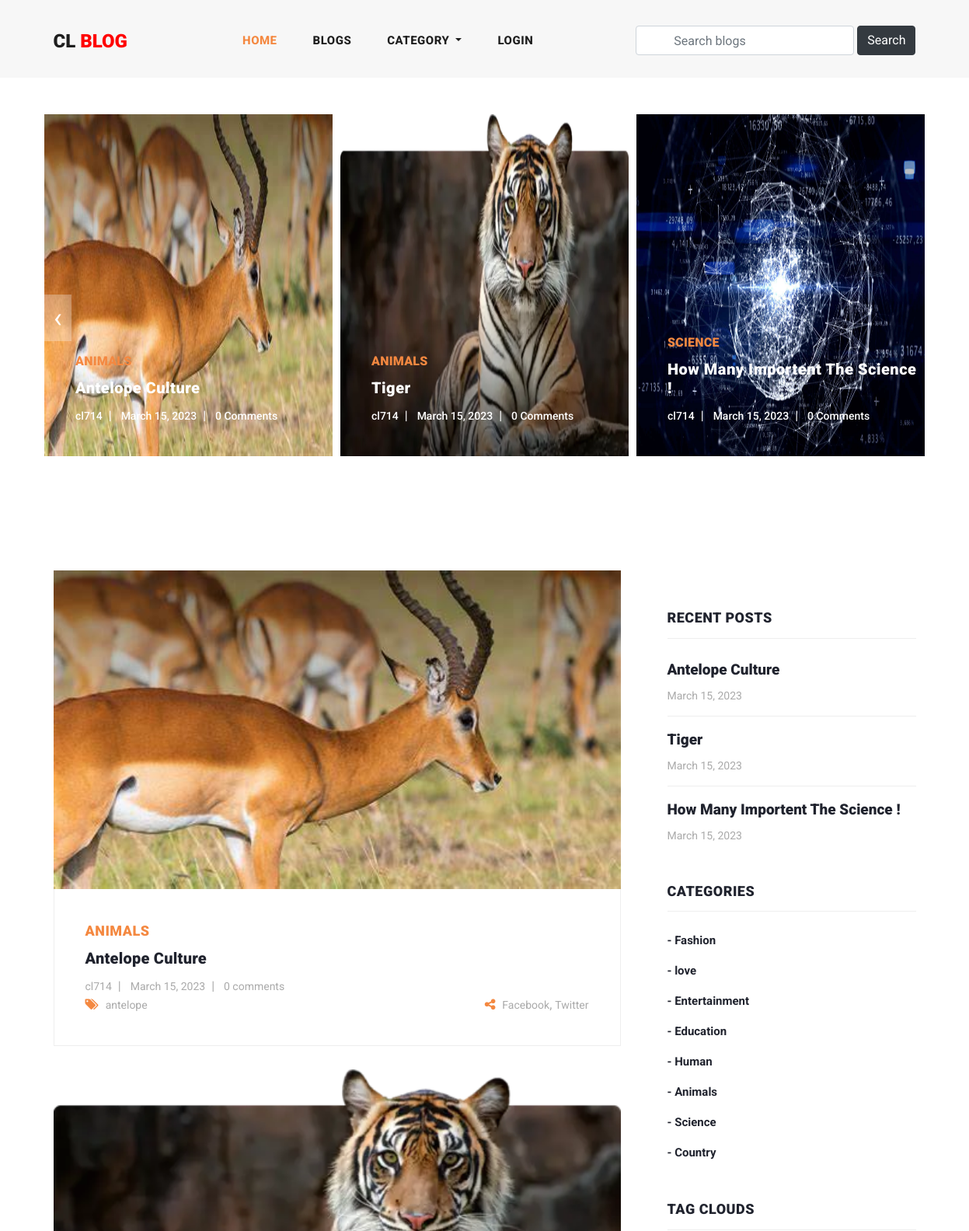
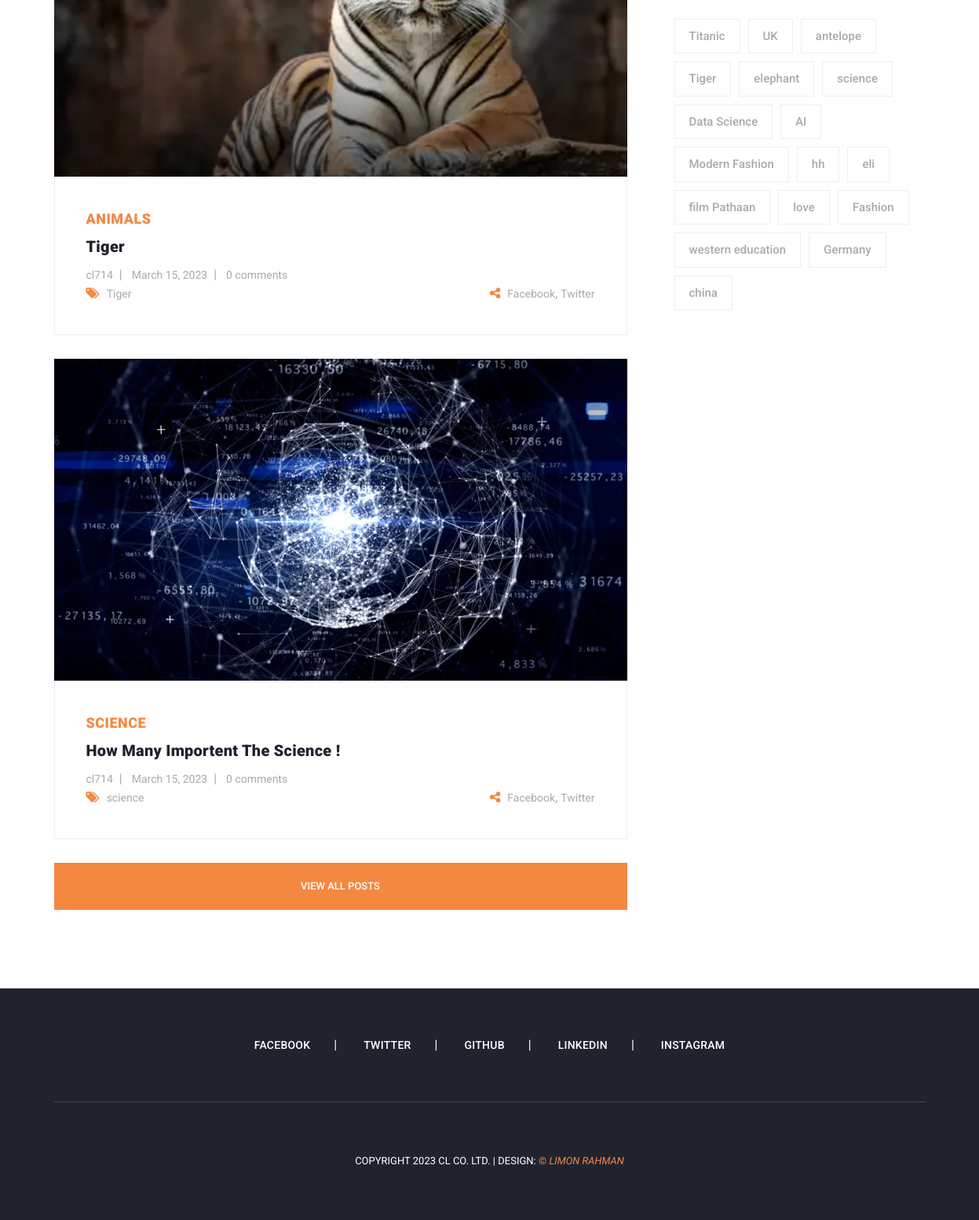
The page / on the database its author committed (2 pictures, top to bottom).
### blog/models.py (models this page shows, shortened)
class Blog(models.Model):
    user = models.ForeignKey(
        User,
        related_name='user_blogs',
        on_delete=models.CASCADE
    )
    category = models.ForeignKey(
        Category,
        related_name='category_blogs',
        on_delete=models.CASCADE
    )
    tags = models.ManyToManyField(
        Tag,
        related_name='tag_blogs',
        blank=True
    )
    likes = models.ManyToManyField(
        User,
        related_name='user_likes',
        blank=True
    )
    title = models.CharField(
        max_length=250
    )
    slug = models.SlugField(null=True, blank=True)
    banner = models.ImageField(upload_to='blog_banners')
    description = RichTextField()
    created_date = models.DateField(auto_now_add=True)

class Category(models.Model):
    title = models.CharField(max_length=150, unique=True)
    slug = models.SlugField(null=True, blank=True)
    created_date = models.DateField(auto_now_add=True)
    def __str__(self) -> str:
        return self.title

class Tag(models.Model):
    title = models.CharField(max_length=150)
    slug = models.SlugField(null=True, blank=True)
    created_date = models.DateField(auto_now_add=True)

### user_profile/models.py (models this page shows, shortened)
class User(AbstractUser):
    email = models.EmailField(
        max_length=150,
        unique=True,
        error_messages={
            "unique": "The email must be unique"
        }
    )
    profile_image = models.ImageField(
        null=True,
        blank=True,
        upload_to="profile_images",
        default='images/default/user.png'
    )
    followers = models.ManyToManyField("Follow")
    REQUIRED_FIELDS = ["email"]
    objects = CustomUserManager()

### blog/views.py (the view)
# urls.py: path('', home, name='home'),
def home(request):
    blogs = Blog.objects.order_by('-created_date')
    tags = Tag.objects.order_by('-created_date')
    context = {
        "blogs": blogs,
        "tags": tags
    }
    return render(request, 'home.html', context)

### blog/context_processors.py (called while the page is built)
def get_all_categories(request):
    categories = Category.objects.all()
    context = {
        "categories": categories
    }
    return context

### user_profile/context_processors.py (called while the page is built, shortened)
def user_notifications(request):
    context = {}
    return context

### templates/home.html (shortened to what this page needs)
{% extends 'base.html' %}
{% load static %}
{% block content %}
{% include 'banner.html' %}
<section class="blog-posts">
    <div class="container">
      <div class="row">
        <div class="col-lg-8">
          <div class="all-blog-posts">
            <div class="row">
              {% for blog in blogs|slice:"3" %}
              <div class="col-lg-12">
                <div class="blog-post">
                  <div class="blog-thumb">
                    <img src="{{blog.banner.url}}" alt="">
                  </div>
                  <div class="down-content">
                    <span>{{blog.category}}</span>
                    <a href="{% url 'blog_details' blog.slug %}"><h4>{{blog.title}}</h4></a>
                    <ul class="post-info">
                      <li><a href="{% url 'view_user_information' blog.user.username %}">{{blog.user.username}}</a></li>
                      <li><a href="#">{{blog.created_date}}</a></li>
                      <li><a href="#">{{blog.blog_comments.all.count}} comments</a></li>
                    </ul>
                    <div class="post-options">
                      <div class="row">
                        <div class="col-6">
                          <ul class="post-tags">
                            <li><i class="fa fa-tags"></i></li>
                            {% if blog.tags.all.count > 0 %}
                            {% for tag in blog.tags.all %}
                            <li><a href="#">{{tag.title}}</a></li>
                            {% endfor %}
                            {% else %}
                            None
                            {% endif %}
                          </ul>
                        </div>
                        <div class="col-6">
                          <ul class="post-share">
                            <li><i class="fa fa-share-alt"></i></li>
                            <li><a href="#">Facebook</a>,</li>
                            <li><a href="#"> Twitter</a></li>
                          </ul>
                        </div>
                      </div>
                    </div>
                  </div>
                </div>
              </div>
              {% endfor %}
              <div class="col-lg-12">
                <div class="main-button">
                  <a href="{% url 'blogs' %}">View All Posts</a>
                </div>
              </div>
            </div>
          </div>
        </div>
        {% include 'sidebar.html' %}
      </div>
    </div>
  </section>
{% endblock content %}

### templates/base.html (shortened to what this page needs)
<!DOCTYPE html>
<html lang="en">
  <head>
      {% load static %}
    <link href="{% static 'vendor/bootstrap/css/bootstrap.min.css' %}" rel="stylesheet">
    <link rel="stylesheet" href="{% static 'css/fontawesome.css' %}">
    <link rel="stylesheet" href="{% static 'css/templatemo-stand-blog.css' %}">
    <link rel="stylesheet" href="{% static 'css/owl.css' %}">
    <link rel="stylesheet" href="{% static 'css/main.css' %}">
</head >
<body >
    {% include 'header.html' %}
    {% block content %}
    {% endblock content %}
    {% include 'footer.html' %}
</body>
</html>

### templates/header.html (shortened to what this page needs)
 <header class="">
    <nav class="navbar navbar-expand-lg">
      <div class="container">
        <a class="navbar-brand" href="{% url 'home' %}"><h2>CL <span style="color: red;">Blog</span> <em></em></h2></a>
        <div class="collapse navbar-collapse" id="navbarResponsive">
          <ul class="navbar-nav ml-auto">
            <li class="nav-item active">
              <a class="nav-link" href="{% url 'home' %}">Home
              </a>
            </li>
            <li class="nav-item">
              <a class="nav-link" href="{% url 'blogs' %}">Blogs</a>
            </li>
            <li class="nav-item dropdown">
              <a class="nav-link dropdown-toggle" href="#" id="navbarDropdown" role="button" data-toggle="dropdown" aria-haspopup="true" aria-expanded="false">
                Category
              </a>
            </li>
            {% if request.user.is_authenticated %}
            <li class="nav-item dropdown">
              <a class="nav-link dropdown-toggle" href="#" id="navbarDropdown" role="button" data-toggle="dropdown" aria-haspopup="true" aria-expanded="false">
                {{request.user.username}}
              </a>
              <div class="dropdown-menu" aria-labelledby="navbarDropdown">
                <a class="dropdown-item" href="{% url 'profile' %}">My Profile</a>
                <a class="dropdown-item" href="{% url 'user_notifications' %}">
                  {% if unseen > 0 %}
                  Notification ({{unseen}})
                  {% else %}
                  Notification
                  {% endif %}
                </a>
                <a class="dropdown-item" href="{% url 'logout' %}">Logout</a>
              </div>
            </li>
            {% else %}
            <li class="nav-item">
              <a class="nav-link" href="{% url 'login' %}">Login</a>
            </li>
            {% endif %}
          </ul>
          <form class="form-inline d-flex flex-nowrap my-2 ml-auto search-form" action="{% url 'search_blogs' %}" method="GET">
            <input class="form-control px-5" name="search" type="text" placeholder="Search blogs" required>
            <button class="btn btn-dark ml-1">Search</button>
          </form>
        </div>
      </div>
    </nav>
  </header>

### templates/banner.html
{% load static %}
<div class="main-banner header-text">
    <div class="container-fluid">
      <div class="owl-banner owl-carousel">
        {% for blog in blogs|slice:"8" %}
        <div class="item">
          <img src="{{blog.banner.url}}" alt="">
          <div class="item-content">
            <div class="main-content">
              <div class="meta-category">
                <span>{{blog.category}}</span>
              </div>
              <a href="{% url 'blog_details' blog.slug %}"><h4>{{blog.title}}</h4></a>
              <ul class="post-info">
                <li><a href="#">{{blog.user.username}}</a></li>
                <li><a href="#">{{blog.created_date}}</a></li>
                <li><a href="#">{{blog.blog_comments.all.count}} Comments</a></li>
              </ul>
            </div>
          </div>
        </div>
        {% endfor %}
      </div>
    </div>
  </div>

### templates/sidebar.html
<div class="col-lg-4">
    <div class="sidebar">
      <div class="row">
        <div class="col-lg-12">
          <div class="sidebar-item recent-posts">
            <div class="sidebar-heading">
              <h2>Recent Posts</h2>
            </div>
            <div class="content">
              <ul>
                {% for blog in blogs|slice:"3" %}
                <li><a href="{% url 'blog_details' blog.slug %}">
                  <h5>{{blog.title}}</h5>
                  <span>{{blog.created_date}}</span>
                </a></li>
                {% endfor %}
              </ul>
            </div>
          </div>
        </div>
        <div class="col-lg-12">
          <div class="sidebar-item categories">
            <div class="sidebar-heading">
              <h2>Categories</h2>
            </div>
            <div class="content">
              <ul>
                {% for category in categories %}
                <li><a href="{% url 'category_blogs' category.slug %}">- {{category.title}}</a></li>
                {% endfor %}
              </ul>
            </div>
          </div>
        </div>
        <div class="col-lg-12">
          <div class="sidebar-item tags">
            <div class="sidebar-heading">
              <h2>Tag Clouds</h2>
            </div>
            <div class="content">
              <ul>
                {% for tag in tags %}
                <li><a href="{% url 'tag_blogs' tag.slug %}">{{tag.title}}</a></li>
                {% endfor %}
              </ul>
            </div>
          </div>
        </div>
      </div>
    </div>
  </div>

### templates/footer.html
<footer>
    <div class="container">
      <div class="row">
        <div class="col-lg-12">
          <ul class="social-icons">
            <li><a href="#">Facebook</a></li>
            <li><a href="#">Twitter</a></li>
            <li><a href="#">GitHub</a></li>
            <li><a href="#">Linkedin</a></li>
            <li><a href="#">Instagram</a></li>
          </ul>
        </div>
        <div class="col-lg-12">
          <div class="copyright-text">
            <p>Copyright 2023 CL Co. Ltd.
               | Design: <a rel="nofollow" href="#" target="_parent">&copy; <i>limon rahman</i></a></p>
          </div>
        </div>
      </div>
    </div>
  </footer>

### templates/scripts.html (shortened to what this page needs)
{% load static %}

### assets/css/main.css (style rules this page uses)
input, textarea { text-transform: none !important; }
.owl-banner { padding: 47px !important; }
.owl-carousel .owl-item img { height: 440px !important; }

### rows shown on the page
Blog: banner (picture), category "ANIMALS", title "Antelope Culture", user.username "cl714", created_date "March 15, 2023", blog_comments.all.count "0"
Blog: banner (picture), category "ANIMALS", title "Tiger", user.username "cl714", created_date "March 15, 2023", blog_comments.all.count "0"
Blog: banner (picture), category "SCIENCE", title "How Many Importent The Science !", user.username "cl714", created_date "March 15, 2023", blog_comments.all.count "0"
Tag: title "antelope"
Tag: title "Tiger"
Tag: title "science"
Category: title "Fashion"
Category: title "love"
Category: title "Entertainment"
Category: title "Education"
Category: title "Human"
Category: title "Animals"
Category: title "Science"
Category: title "Country"
Tag: title "Titanic"
Tag: title "UK"
Tag: title "elephant"
Tag: title "Data Science"
Tag: title "AI"
Tag: title "Modern Fashion"
Tag: title "hh"
Tag: title "eli"
Tag: title "film Pathaan"
Tag: title "love"
Tag: title "Fashion"
Tag: title "western education"
Tag: title "Germany"
Tag: title "china"
